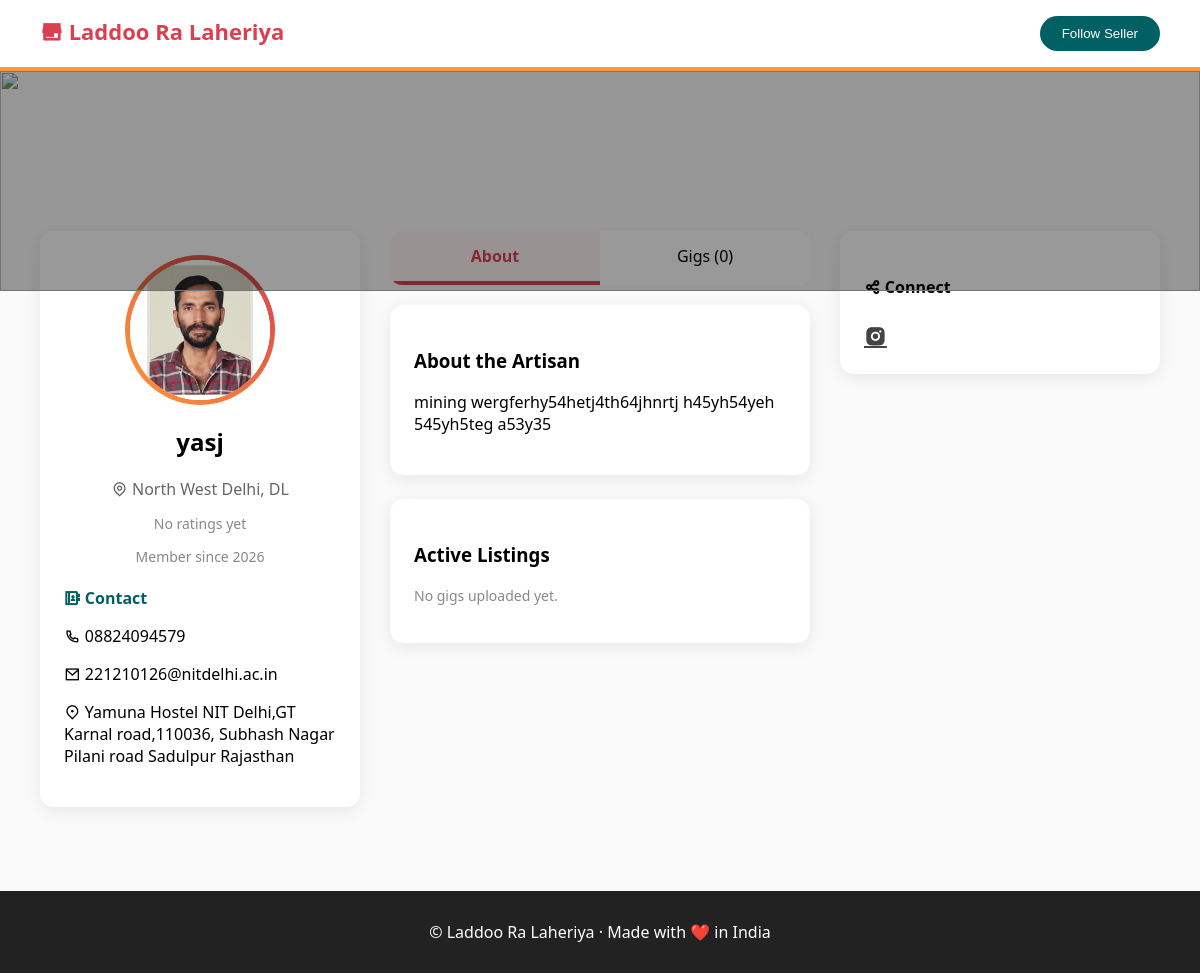
Page /accounts/seller/1/ on the committed database.
### accounts/models.py (models this page shows, shortened)
class SellerProfile(models.Model):
    user = models.OneToOneField(
        settings.AUTH_USER_MODEL,
        on_delete=models.CASCADE
    )
    display_name = models.CharField(max_length=150, blank=True)
    phone = models.CharField(max_length=20, blank=True)
    address = models.TextField(blank=True)
    city = models.CharField(max_length=100, blank=True)
    state = models.CharField(max_length=100, blank=True)
    postal_code = models.CharField(max_length=20, blank=True)
    craft_specialization = models.CharField(max_length=255, blank=True)
    avatar = models.ImageField(upload_to="avatars/", blank=True, null=True)
    instagram = models.CharField(max_length=100, blank=True)
    twitter = models.CharField(max_length=100, blank=True)
    linkedin = models.URLField(blank=True)
    whatsapp = models.CharField(max_length=20, blank=True)
    public_email = models.EmailField(blank=True)
    website = models.URLField(blank=True)
    created_at = models.DateTimeField(auto_now_add=True)

class User(AbstractUser):
    ROLE_CHOICES = (('buyer','Buyer'), ('seller','Seller'))
    role = models.CharField(max_length=10, choices=ROLE_CHOICES, default='buyer')
    phone = models.CharField(max_length=20, blank=True)
    city = models.CharField(max_length=100, blank=True)
    state = models.CharField(max_length=100, blank=True)
    bio = models.TextField(blank=True)

### accounts/views.py (the view)
def seller_public_profile(request, username):
    seller = get_object_or_404(User, username=username)
    profile = SellerProfile.objects.filter(user=seller).first()
    gigs = Gig.objects.filter(seller=seller)
    context = {
        "seller": seller,
        "profile": profile,
        "gigs": gigs,
    }
    return render(request, "accounts/seller_public_profile.html", context)

### gigs/context_processors.py (called while the page is built)
def global_data(request):
    states = Gig.objects.order_by().values_list('state', flat=True).distinct()
    categories = Category.objects.all()
    return {
        'CATEGORIES': categories,
        'STATES_ALL': states
    }

### templates/accounts/seller_public_profile.html (shortened to what this page needs)
{% load static %}
<!DOCTYPE html>
<html lang="en">
<head>
  <link href="https://cdnjs.cloudflare.com/ajax/libs/remixicon/4.6.0/remixicon.min.css" rel="stylesheet">
  <link rel="stylesheet" href="{% static 'css/seller_public_profile.css' %}">
</head>
<body>
<header class="top-header">
  <div class="logo">
    <i class="ri-store-3-fill"></i>
    <span>Laddoo Ra Laheriya</span>
  </div>
  <button class="btn-primary">Follow Seller</button>
</header>
<div class="profile-banner">
  <div class="overlay"></div>
  <img src="https://images.unsplash.com/photo-1628153488257-2e4004940026?q=80&w=2000" alt="">
</div>
<div class="layout">
  <aside class="left">
    <div class="card profile-card">
      <div class="avatar-wrap">
        {% if profile.avatar %}
          <img src="{{ profile.avatar.url }}" class="avatar">
        {% else %}
          <div class="avatar placeholder"><i class="ri-user-line"></i></div>
        {% endif %}
      </div>
      <h2>{{ profile.display_name|default:seller.username }}</h2>
      <p class="location">
        <i class="ri-map-pin-line"></i>
        {{ profile.city|default:"N/A" }}, {{ profile.state|default:"N/A" }}
      </p>
      <p class="rating muted">No ratings yet</p>
      <p class="muted">Member since {{ seller.date_joined|date:"Y" }}</p>
      <div class="section">
        <h4><i class="ri-contacts-book-line"></i> Contact</h4>
        <p><i class="ri-phone-line"></i> {{ profile.phone|default:"N/A" }}</p>
        <p><i class="ri-mail-line"></i> {{ profile.public_email|default:"N/A" }}</p>
        <p><i class="ri-map-pin-2-line"></i> {{ profile.address|default:"N/A" }}</p>
      </div>
    </div>
  </aside>
  <main class="center">
    <div class="tabs">
      <div class="tab active">About</div>
      <div class="tab">Gigs ({{ gigs.count }})</div>
    </div>
    <div class="card">
      <h3>About the Artisan</h3>
      <p>{{ profile.craft_specialization|default:"No description available." }}</p>
    </div>
    <div class="card">
      <h3>Active Listings</h3>
      {% if gigs %}
      <div class="gigs-grid">
        {% for gig in gigs %}
        <div class="gig-card">
          <img src="{{ gig.image.url }}" alt="">
          <div class="gig-body">
            <h4>{{ gig.title }}</h4>
            <span class="price">₹{{ gig.price }}</span>
          </div>
        </div>
        {% endfor %}
      </div>
      {% else %}
        <p class="muted">No gigs uploaded yet.</p>
      {% endif %}
    </div>
  </main>
  <aside class="right">
    <div class="card">
      <h4> Connect</h4>
      <div class="socials">
        {% if profile.instagram %}
          <a href="https://instagram.com/{{ profile.instagram }}"><i class="ri-instagram-fill"></i></a>
        {% endif %}
      </div>
    </div>
  </aside>
</div>
<footer>
  © {{ now|date:"Y" }} Laddoo Ra Laheriya · Made with ❤️ in India
</footer>
</body>
</html>

### static/css/seller_public_profile.css (style rules this page uses)
:root { --pink: #d94052; --marigold: #ff9933; --blue: #006064; --light: #fafafa; }
body { font-family: 'Segoe UI', sans-serif; background: var(--light); margin: 0; }
.top-header { background: white; padding: 16px 40px; display: flex; justify-content: space-between; border-bottom: 4px solid var(--marigold); }
.logo { font-size: 22px; font-weight: bold; color: var(--pink); }
.btn-primary { background: var(--blue); color: white; border: none; padding: 10px 22px; border-radius: 20px; cursor: pointer; }
.profile-banner { height: 220px; position: relative; }
.profile-banner img { width: 100%; height: 100%; object-fit: cover; }
.profile-banner .overlay { position: absolute; inset: 0; background: rgba(0,0,0,.4); }
.layout { display: grid; grid-template-columns: 320px 1fr 320px; gap: 30px; padding: 0 40px; margin-top: -60px; }
.card { background: white; padding: 24px; border-radius: 14px; box-shadow: 0 4px 18px rgba(0,0,0,.08); margin-bottom: 24px; }
.profile-card { text-align: center; }
.avatar-wrap { width: 140px; height: 140px; margin: auto; border-radius: 50%; padding: 5px; background: linear-gradient(45deg, var(--marigold), var(--pink)); }
.avatar { width: 100%; height: 100%; border-radius: 50%; object-fit: cover; background: white; }
.location { color: #666; margin: 6px 0; }
.section { text-align: left; margin-top: 20px; }
.section h4 { color: var(--blue); margin-bottom: 10px; }
.tabs { display: flex; background: white; border-radius: 12px; overflow: hidden; margin-bottom: 20px; }
.tab { flex: 1; text-align: center; padding: 14px; cursor: pointer; }
.tab.active { background: #fff3f5; color: var(--pink); font-weight: bold; border-bottom: 4px solid var(--pink); }
.socials a { font-size: 22px; margin-right: 14px; color: #444; }
footer { background: #222; color: white; text-align: center; padding: 30px; margin-top: 60px; }
.muted { color: #888; font-size: 14px; }

### rows in the picture
SellerProfile: avatar (picture), display_name "yasj", city "North West Delhi", state "DL", phone "08824094579", public_email "221210126@nitdelhi.ac.in", address "Yamuna Hostel NIT Delhi,GT Karnal road,110036, Subhash Nagar Pilani road Sadulpur Rajasthan", craft_specialization "mining wergferhy54hetj4th64jhnrtj h45yh54yeh 545yh5teg a53y35"
User: date_joined "2026"
